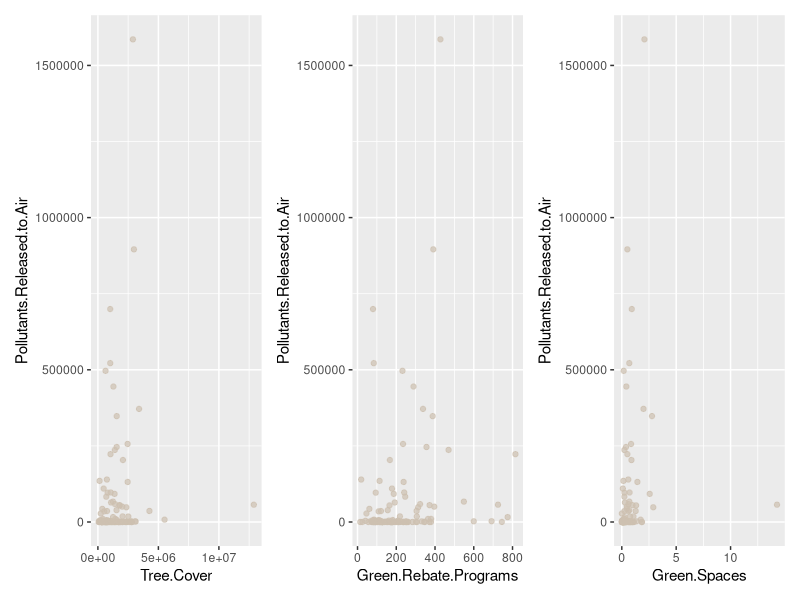
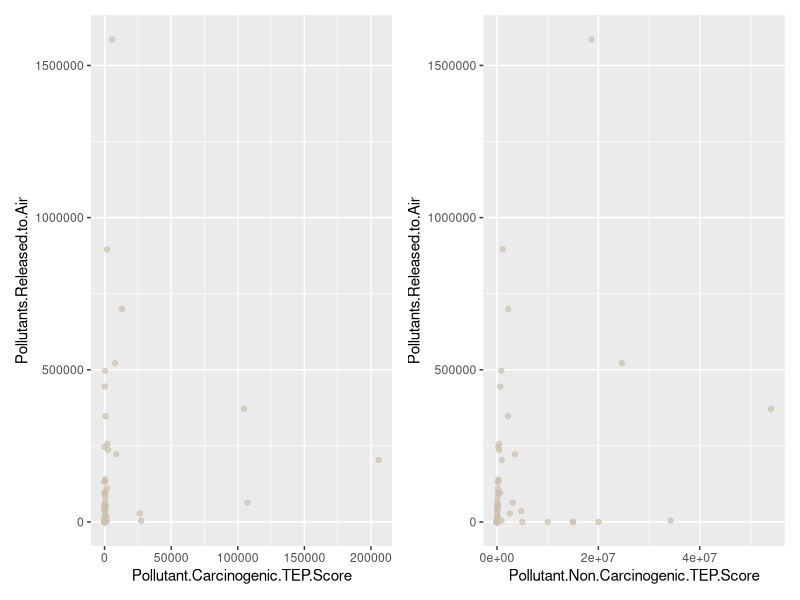
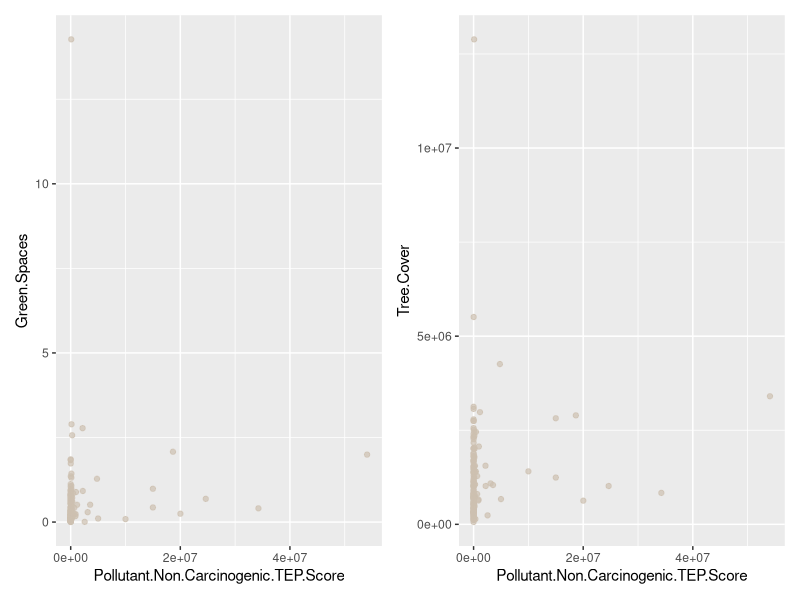

The R script that drew these images, in order:
#### Preamble ####
# Purpose: A Study Focus on Toronto's Environmental Conditions
# Author: HaoCheng Xu
# Data: 2022-02-06
# Contact: haocheng.xu@mail.utoronto.ca
# License: MIT
# Pre-requisites: 
# - Need to have downloaded the "housing_price.csv" data and saved it to inputs/data



#### Workspace setup ####

library(patchwork)
library(tidyverse)

# Read in the raw data. 
data <- read.csv("TEP_score.csv")
data <- na.omit(data) 

a1 <- data %>% ggplot(aes(x=Tree.Cover, y=Pollutants.Released.to.Air)) + 
  geom_point(alpha=0.7, color="antiquewhite3")

a2 <- data %>% ggplot(aes(x=Green.Rebate.Programs, y=Pollutants.Released.to.Air))+ 
  geom_point(alpha=0.7, color="antiquewhite3")

a3 <- data %>% ggplot(aes(x=Green.Spaces, y=Pollutants.Released.to.Air)) + 
  geom_point(alpha=0.7, color="antiquewhite3")

(a1 | a2 | a3 ) 



b1 <- data %>% ggplot(aes(x=Pollutant.Carcinogenic.TEP.Score, y=Pollutants.Released.to.Air)) +
  geom_point(alpha=0.7, color="antiquewhite3")

b2 <- data %>% ggplot(aes(x=Pollutant.Non.Carcinogenic.TEP.Score, y=Pollutants.Released.to.Air)) + 
  geom_point(alpha=0.7, color="antiquewhite3")

(b1 | b2 )


b3 <- data %>% ggplot(aes(x=Pollutant.Non.Carcinogenic.TEP.Score, y=Green.Spaces)) + geom_point(alpha=0.7, color="antiquewhite3")

b4 <- data %>% ggplot(aes(x=Pollutant.Non.Carcinogenic.TEP.Score, y=Tree.Cover)) + geom_point(alpha=0.7, color="antiquewhite3")

(b3 | b4)

